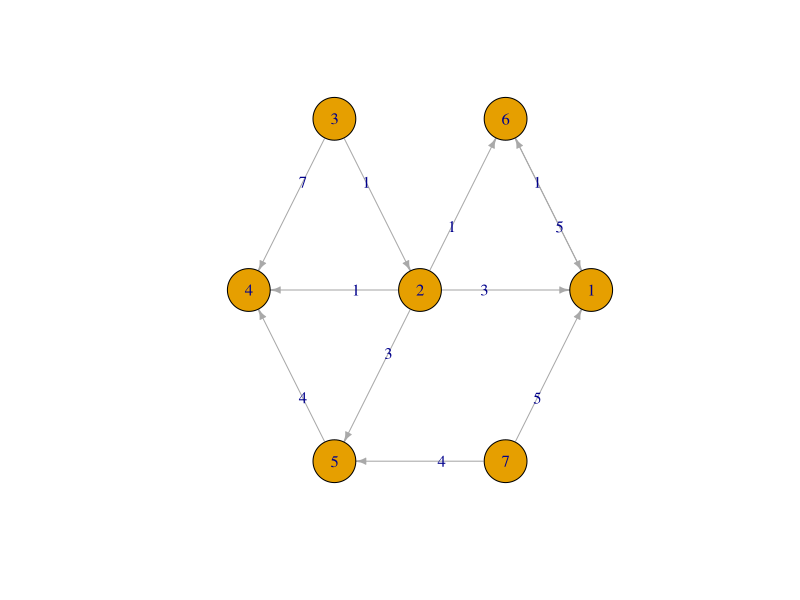

Generate this figure with R:
library(igraph)
                    #  1  2  3  4  5  6  7
adj_matrix <- matrix(c(0, 0, 0, 0, 0, 5, 0, 
                       3, 0, 0, 1, 3, 1, 0, 
                       0, 1, 0, 7, 0, 0, 0, 
                       0, 0, 0, 0, 0, 0, 0, 
                       0, 0, 0, 4, 0, 0, 0,
                       1, 0, 0, 0, 0, 0, 0, 
                       5, 0, 0, 0, 4, 0, 0), ncol = 7, byrow = TRUE)

g <- graph.adjacency(adj_matrix, mode = "directed", weighted = TRUE)

coords <- matrix(c(8, 0,  # 4
                   4, 0,  # 2
                   2, 2,  # 1
                   0, 0,  # 7
                   2, -2, # 6
                   6, 2,  # 3
                   6, -2),# 5
                 byrow = TRUE, ncol = 2)

plot(g, 
     edge.label=E(g)$weight, 
     edge.label.cex=1, 
     vertex.size = 25,
     edge.arrow.size = 0.5, 
     layout = coords)

edges <- data.frame(node = c(4, 2, 1, 7, 6, 3, 5), 
                    node.x = coords[, 1], 
                    node.y = coords[, 2])

potential <- function(edges, node_start, end) {
  
  u.x <- edges[edges$node == node_start, ]$node.x
  u.y <- edges[edges$node == node_start, ]$node.y
  
  end.x <- edges[edges$node == end, ]$node.x
  end.y <- edges[edges$node == end, ]$node.y
  
  return(sqrt((u.x - end.x)^2 + (u.y - end.y)^2))
}

node_potential <- data.frame(node = edges$node, distance_from_end = rep(NA, nrow(edges)))
end_node <- 5
for (node_ in edges$node) {
  node_potential[node_potential$node == node_, ]$distance_from_end <- potential(edges, node_, end_node)
}

node_potential_sorted <- node_potential[order(node_potential$node), ]

a_star <- function(graph, edges_coords, heuristic, start, goal) {
  #' Finds the shortest distance between two nodes using the A-star (A*) algorithm
  #' @param graph an adjacency-matrix-representation of the graph where (x,y) is the weight of the edge or 0 if there is no edge.
  #' @param heuristic an estimation of distance from node x to y that is guaranteed to be lower than the actual distance. E.g. straight-line distance
  #' @param start the node to start from.
  #' @param goal the node we're searching for
  #' @return The shortest distance to the goal node. Can be easily modified to return the path.
  
  # This contains the distances from the start node to all other nodes, initialized with a distance of "Infinity"
  distances = rep(Inf, nrow(graph))
  
  # The distance from the start node to itself is of course 0
  distances[start] = 0
  
  # This contains the priorities with which to visit the nodes, calculated using the heuristic.
  priorities = rep(Inf, nrow(graph))
  
  # start node has a priority equal to straight line distance to goal. It will be the first to be expanded.
  priorities[start] = heuristic(edges_coords, start, goal)
  
  # This contains whether a node was already visited
  visited = rep(FALSE, nrow(graph))
  
  # While there are nodes left to visit...
  repeat {
    # ... find the node with the currently lowest priority...
    lowest_priority = Inf
    lowest_priority_index = -1
    for(i in seq_along(priorities)) {
      # ... by going through all nodes that haven't been visited yet
      if(priorities[i] < lowest_priority && !visited[i]){
        lowest_priority = priorities[i]
        lowest_priority_index = i
      }
    }
    if (lowest_priority_index == -1){
      # There was no node not yet visited --> Node not found
      return (-1)
    } else if (lowest_priority_index == goal){
      # Goal node found
      print("Goal node found!")
      return(distances[lowest_priority_index])
    }
    cat("Visiting node ", lowest_priority_index, " with currently lowest priority of ", lowest_priority)
    
    # ...then, for all neighboring nodes that haven't been visited yet....
    for(i in seq_along(graph[lowest_priority_index,])) {
      if(graph[lowest_priority_index,i] != 0 && !visited[i]){
        # ...if the path over this edge is shorter...
        if(distances[lowest_priority_index] + graph[lowest_priority_index,i] < distances[i]){
          # ...save this path as new shortest path
          distances[i] = distances[lowest_priority_index] + graph[lowest_priority_index,i]
          # ...and set the priority with which we should continue with this node
          priorities[i] = distances[i] + heuristic(edges_coords, i, goal)
          cat("\nUpdating distance of node ", i, " to ", distances[i], " and priority to ", priorities[i], "\n")
        }
        # Lastly, note that we are finished with this node.
        visited[lowest_priority_index] = TRUE
        cat("Visited nodes: ", visited, "\n")
        cat("Currently lowest distances: ", distances, "\n")
      }
    }
  }
}


# --- tester l'algorithme
a_star(adj_matrix, edges, potential, 3, 6)
